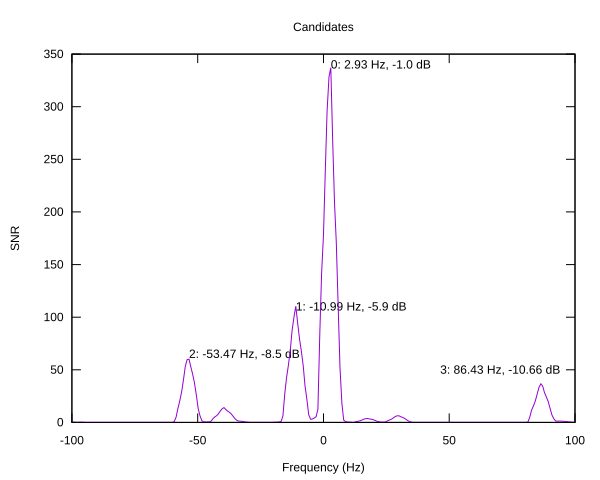

Recreate this plot in gnuplot.
set terminal svg
set output "candidates.svg"

set datafile separator ','
set key off
set title "Candidates"
set xlabel "Frequency (Hz)"
set ylabel "SNR"

set label "0: 2.93 Hz, -1.0 dB" at 2.929688,340
set label "1: -10.99 Hz, -5.9 dB" at -10.986328,110
set label "2: -53.47 Hz, -8.5 dB" at -53.466797,65
set label "3: 86.43 Hz, -10.66 dB" at 86.425781 - 40,50

# index=0 freq=2.929688 snr=-1.020897
# index=1 freq=-10.986328 snr=-5.870845
# index=2 freq=-53.466797 snr=-8.514095
# index=3 freq=86.425781 snr=-10.655240
# index=4 freq=-39.550781 snr=-14.824939
# index=5 freq=30.029297 snr=-18.309950
# index=6 freq=17.578125 snr=-20.642868
# index=7 freq=94.482422 snr=-25.315132
# index=8 freq=-99.609375 snr=-33.305218
# index=9 freq=-95.947266 snr=-33.418915

plot [-100:100] "wsprd/smspec-snr-0.csv" using 1:2 with lines
